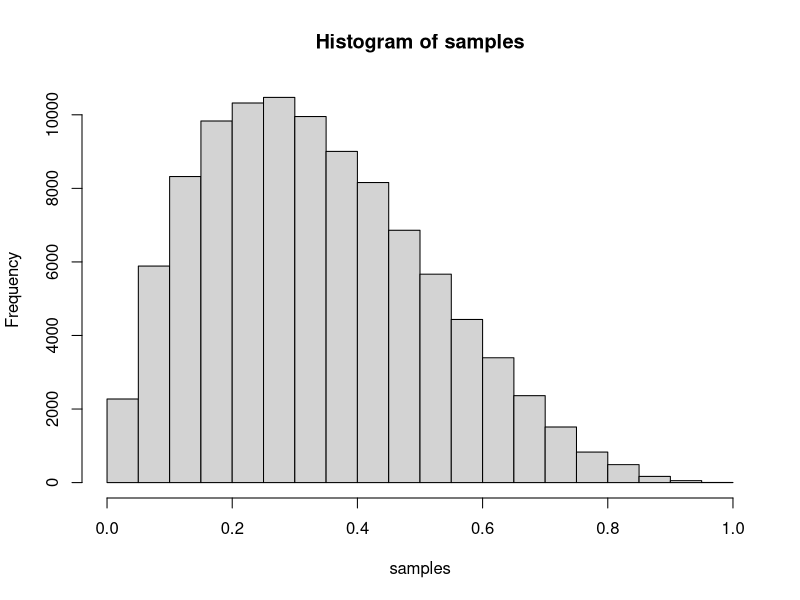

Recreate this plot in R.
#Trabalho para G2 de Probabilidade Computacional - INF1036
#Miguel dos Anjos Batista - 2112200
#Questao 4

letra_a <- function(nsamples){
  samples <- rep(0,nsamples)
  c <- 2.109375
  for(i in 1:nsamples){
    while(1){
      y <- runif(1)
      u <- runif(1)
      if(u <= (20*y*(1-y)^3/c*1)){
        samples[i] = y
        break
      }
    }
  }
  return(samples)
}

samples <- letra_a(100000)
hist(samples)

